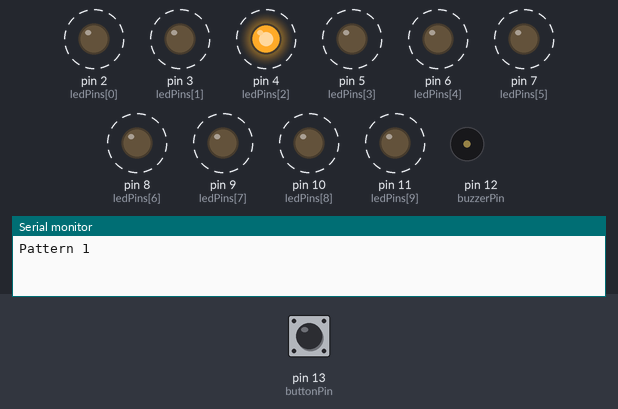
The sketch below on a simulated Arduino Uno, built with avr-gcc and run on an emulated ATmega328P. Shown: output pins drawn as LEDs (lit = HIGH), buzzer (waves = sounding), the last lines printed to the serial monitor. Dashed ring = blinking. The inputs (shaded band) are chosen by the test bench; at power-on: pin 13 (buttonPin) HIGH.

Above: at 1.2 s.
1.3 s: pin 13 (buttonPin) pulled LOW for 0.15 s
4.3 s: pin 13 (buttonPin) pulled LOW for 1 s
At 4.66 s:
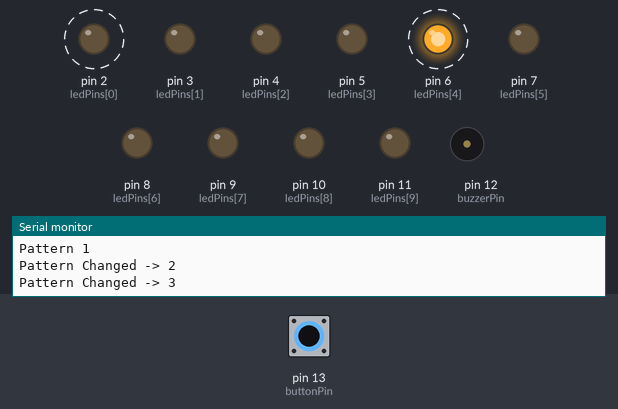
At 6.58 s:
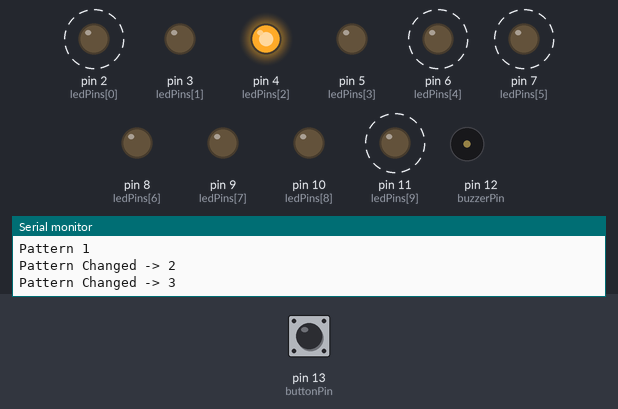
7.3 s: pin 13 (buttonPin) pulled LOW for 0.15 s
10.3 s: pin 13 (buttonPin) pulled LOW for 3.2 s
15.0 s: pin 13 (buttonPin) pulled LOW for 0.15 s
18.0 s: pin 13 (buttonPin) pulled LOW for 1 s
At 18.72 s:
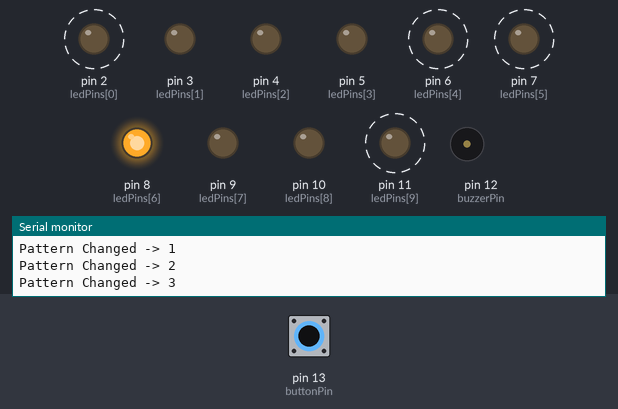
At 19.68 s:
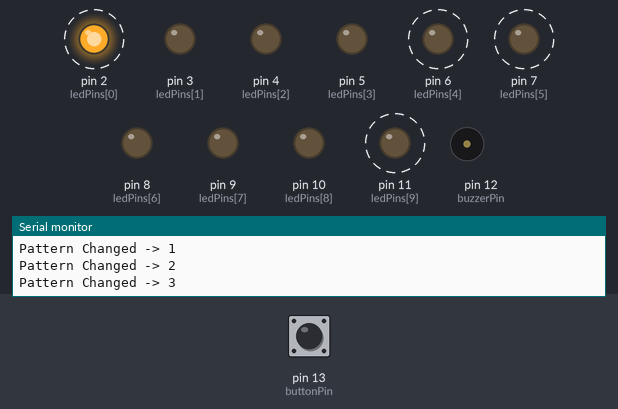
Timing chart, 0 to 22.0 s (numbered marks = the images above; inputs shaded):
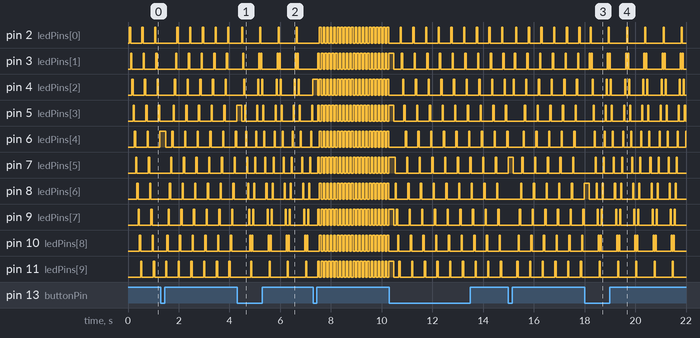

Measured:
- after the input at 1.3 s, tone on pin 12 (buzzerPin): silent → 2000 Hz at once, → silent 0.08 s later
- after the input at 4.3 s, pin 2 (ledPins[0]): alternates HIGH for 0.04 s and LOW for 0.68 s, starting after 0.18 s; pin 7 (ledPins[5]): alternates HIGH for 0.04 s and LOW for 0.32 s, starting after 0.70 s
- after the input at 7.3 s, pin 2 (ledPins[0]): alternates HIGH for 0.07 s and LOW for 0.07 s, starting after 0.25 s; pin 6 (ledPins[4]): alternates HIGH for 0.07 s and LOW for 0.07 s, starting after 0.32 s
- after the input at 10.3 s, pin 2 (ledPins[0]): alternates HIGH for 0.05 s and LOW for 0.45 s, starting after 0.43 s; pin 4 (ledPins[2]): alternates HIGH for 0.05 s and LOW for 0.45 s, starting after 0.53 s
- after the input at 15.0 s, tone on pin 12 (buzzerPin): silent → 2000 Hz at once, → silent 0.08 s later
- after the input at 18.0 s, pin 2 (ledPins[0]): alternates HIGH for 0.04 s and LOW for 0.68 s, starting after 0.22 s; pin 6 (ledPins[4]): alternates HIGH for 0.04 s and LOW for 0.32 s, starting after 0.38 s
- by itself, pin 2 (ledPins[0]), pin 7 (ledPins[5]), pin 11 (ledPins[9]): alternates HIGH for 0.05 s and LOW for 0.45 s
- by itself, pin 3 (ledPins[1]), pin 9 (ledPins[7]): repeats every 0.50 s: HIGH 0.05 s, LOW 0.45 s

The sketch:

Jun26c_LED_4Patterns_Button.ino
```cpp
const byte ledPins[10] = {2, 3, 4, 5, 6, 7, 8, 9, 10, 11};


const byte buzzerPin = 12;

const byte buttonPin = 13;


byte mode = 0;

bool lastButton = HIGH;


//--------------------------------------------------------


void allOff() {

  for (byte i = 0; i < 10; i++) {

    digitalWrite(ledPins[i], LOW);

  }

}


//--------------------------------------------------------


void beep() {

  tone(buzzerPin, 2000, 80);

}


//--------------------------------------------------------


void setup() {


  Serial.begin(9600);


  for (byte i = 0; i < 10; i++) {

    pinMode(ledPins[i], OUTPUT);

  }


  pinMode(buttonPin, INPUT_PULLUP);

  pinMode(buzzerPin, OUTPUT);


  allOff();


  Serial.println("Pattern 1");

}


//--------------------------------------------------------


void loop() {


  bool button = digitalRead(buttonPin);


  // Button Pressed

  if (button == LOW && lastButton == HIGH) {


    mode++;

    if (mode > 3) mode = 0;


    beep();


    Serial.print("Pattern Changed -> ");

    Serial.println(mode + 1);


    delay(180);      // debounce

  }


  lastButton = button;


  switch (mode) {


    case 0:

      pattern1();

      break;


    case 1:

      pattern2();

      break;


    case 2:

      pattern3();

      break;


    case 3:

      pattern4();

      break;

  }

}


//========================================================

// PATTERN 1 : Fast Left to Right

//========================================================


void pattern1() {


  static byte i = 0;

  static unsigned long t = 0;


  if (millis() - t >= 50) {


    allOff();

    digitalWrite(ledPins[i], HIGH);


    i++;

    if (i >= 10) i = 0;


    t = millis();

  }

}


//========================================================

// PATTERN 2 : Fast Right to Left

//========================================================


void pattern2() {


  static int i = 9;

  static unsigned long t = 0;


  if (millis() - t >= 50) {


    allOff();

    digitalWrite(ledPins[i], HIGH);


    i--;

    if (i < 0) i = 9;


    t = millis();

  }

}


//========================================================

// PATTERN 3 : Bounce

//========================================================


void pattern3() {


  static int i = 0;

  static int dir = 1;

  static unsigned long t = 0;


  if (millis() - t >= 40) {


    allOff();

    digitalWrite(ledPins[i], HIGH);


    i += dir;


    if (i >= 9) dir = -1;

    if (i <= 0) dir = 1;


    t = millis();

  }

}


//========================================================

// PATTERN 4 : Even/Odd Flash

//========================================================


void pattern4() {


  static bool state = false;

  static unsigned long t = 0;


  if (millis() - t >= 70) {


    allOff();


    if (state) {

      for (byte i = 0; i < 10; i += 2)

        digitalWrite(ledPins[i], HIGH);

    } else {

      for (byte i = 1; i < 10; i += 2)

        digitalWrite(ledPins[i], HIGH);

    }


    state = !state;

    t = millis();

  }

}
```
